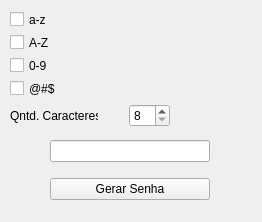
<?xml version="1.0" encoding="UTF-8"?>
<ui version="4.0">
 <class>MainWindow</class>
 <widget class="QMainWindow" name="MainWindow">
  <property name="geometry">
   <rect>
    <x>0</x>
    <y>0</y>
    <width>262</width>
    <height>222</height>
   </rect>
  </property>
  <property name="minimumSize">
   <size>
    <width>262</width>
    <height>222</height>
   </size>
  </property>
  <property name="maximumSize">
   <size>
    <width>262</width>
    <height>222</height>
   </size>
  </property>
  <property name="windowTitle">
   <string>Password Generator</string>
  </property>
  <widget class="QWidget" name="centralwidget">
   <widget class="QCheckBox" name="boxEspeciais">
    <property name="geometry">
     <rect>
      <x>10</x>
      <y>80</y>
      <width>70</width>
      <height>17</height>
     </rect>
    </property>
    <property name="text">
     <string>@#$</string>
    </property>
   </widget>
   <widget class="QCheckBox" name="boxMaiuscula">
    <property name="geometry">
     <rect>
      <x>10</x>
      <y>34</y>
      <width>70</width>
      <height>17</height>
     </rect>
    </property>
    <property name="text">
     <string>A-Z</string>
    </property>
   </widget>
   <widget class="QCheckBox" name="boxNumeros">
    <property name="geometry">
     <rect>
      <x>10</x>
      <y>57</y>
      <width>70</width>
      <height>17</height>
     </rect>
    </property>
    <property name="text">
     <string>0-9</string>
    </property>
   </widget>
   <widget class="QCheckBox" name="boxMinusculo">
    <property name="geometry">
     <rect>
      <x>10</x>
      <y>11</y>
      <width>70</width>
      <height>17</height>
     </rect>
    </property>
    <property name="text">
     <string>a-z</string>
    </property>
   </widget>
   <widget class="QWidget" name="horizontalLayoutWidget">
    <property name="geometry">
     <rect>
      <x>10</x>
      <y>100</y>
      <width>160</width>
      <height>31</height>
     </rect>
    </property>
    <layout class="QHBoxLayout" name="horizontalLayout">
     <property name="spacing">
      <number>31</number>
     </property>
     <property name="leftMargin">
      <number>0</number>
     </property>
     <item>
      <widget class="QLabel" name="label">
       <property name="text">
        <string>Qntd. Caracteres</string>
       </property>
      </widget>
     </item>
     <item>
      <widget class="QSpinBox" name="boxQntd">
       <property name="minimum">
        <number>8</number>
       </property>
      </widget>
     </item>
    </layout>
   </widget>
   <widget class="QWidget" name="verticalLayoutWidget">
    <property name="geometry">
     <rect>
      <x>50</x>
      <y>130</y>
      <width>160</width>
      <height>80</height>
     </rect>
    </property>
    <layout class="QVBoxLayout" name="verticalLayout">
     <item>
      <widget class="QLineEdit" name="inputRetorno"/>
     </item>
     <item>
      <widget class="QPushButton" name="btnGerar">
       <property name="sizePolicy">
        <sizepolicy hsizetype="Preferred" vsizetype="Fixed">
         <horstretch>0</horstretch>
         <verstretch>0</verstretch>
        </sizepolicy>
       </property>
       <property name="layoutDirection">
        <enum>Qt::LeftToRight</enum>
       </property>
       <property name="text">
        <string>Gerar Senha</string>
       </property>
      </widget>
     </item>
    </layout>
   </widget>
  </widget>
 </widget>
 <resources/>
 <connections/>
</ui>
